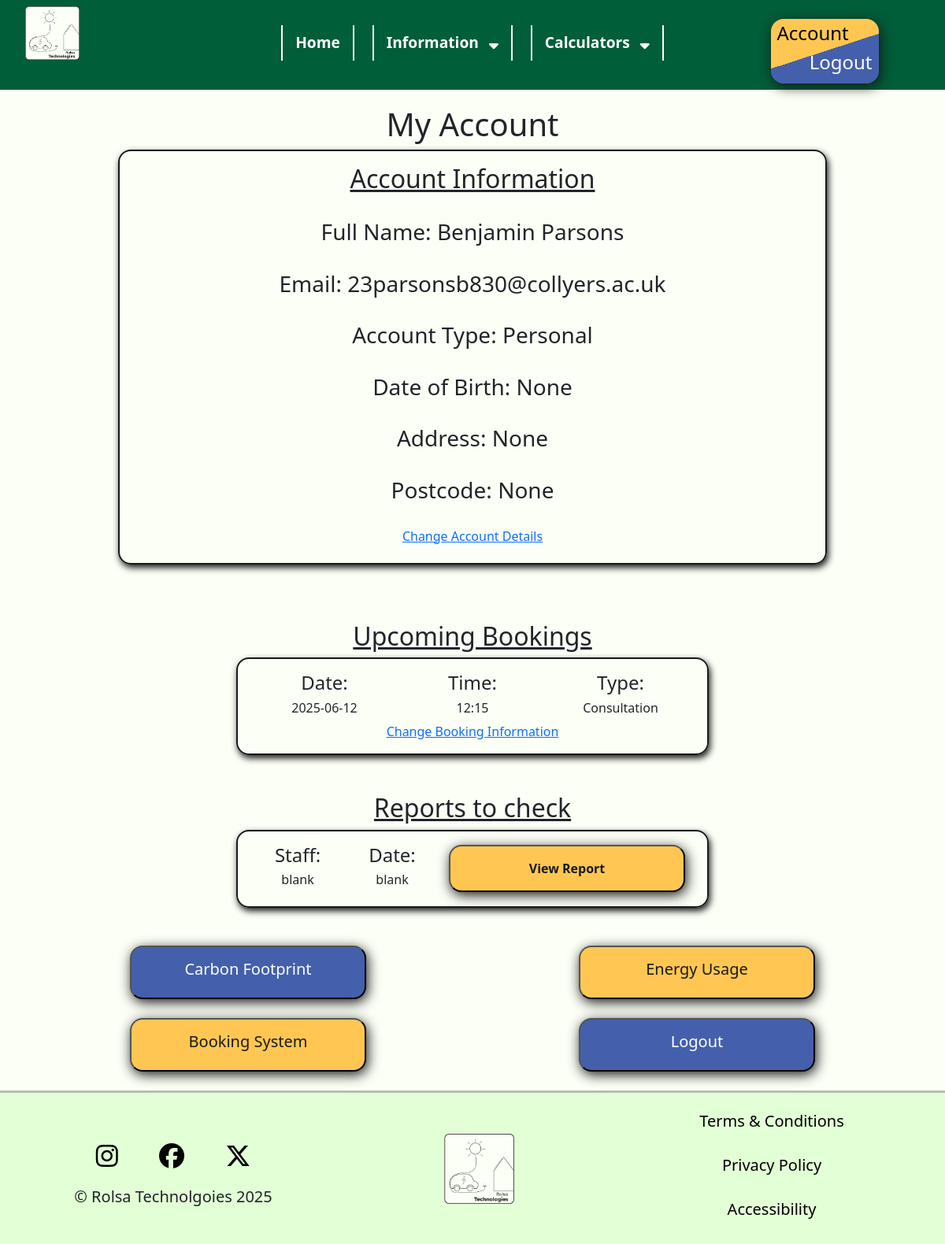
The page /account (signed in) on the database its author committed.
### tables this page shows
CREATE TABLE Personal(
    AccountID INTEGER NOT NULL,
    FullName VARCHAR(255) NOT NULL,
    DateOfBirth DATE,
    Address TEXT,
    Postcode VARCHAR(8),
    FOREIGN KEY (AccountID) REFERENCES Account(AccountID)
);

CREATE TABLE Account (
    AccountID INTEGER NOT NULL,
    Email BOOLEAN DEFAULT 1,
    Password VARCHAR(255) NOT NULL,
    AccountTypeID INTEGER DEFAULT 1,
    PRIMARY KEY (AccountID),
    FOREIGN KEY (AccountTypeID) REFERENCES AccountType(AccountTypeID)
);

CREATE TABLE AccountType (
    AccountTypeID INTEGER NOT NULL,
    Type VARCHAR(25) NOT NULL,
    PRIMARY KEY (AccountTypeID)
);

CREATE TABLE Booking (
    BookingID INTEGER NOT NULL,
    BookingTypeID INTEGER NOT NULL,
    MadeDateTime DATETIME NOT NULL,
    ForDateTime DATETIME NOT NULL,
    AccountID INTEGER NOT NULL,
    PaymentStatusID INTEGER,
    PaymentReference VARCHAR(255),
    PRIMARY KEY (BookingID),
    FOREIGN KEY (BookingTypeID) REFERENCES BookingType(BookingTypeID),
    FOREIGN KEY (AccountID) REFERENCES Account(AccountID),
    FOREIGN KEY (PaymentStatusID) REFERENCES PaymentStatus(PaymentStatusID)
);

CREATE TABLE BookingType (
    BookingTypeID INTEGER NOT NULL,
    Title VARCHAR(25) NOT NULL,
    PRIMARY KEY (BookingTypeID)
);

### main.py (the view)
@app.route("/account")
def account():
    accountType = session.get('type', None)
    account = session.get('account', None)
    if account != None and accountType == 1 or accountType == 2:
        AccountInfomation, BookingsInformation = get.RetrieveInfo(account)
        return render_template("account.html", AccountInfomation = AccountInfomation, BookingsInformation = BookingsInformation)
    elif account != None and accountType == 3:
        return redirect("/admin")
    else:
        return redirect("/login")

### main.py (called while the page is built)
@app.context_processor
def inject_global_data():
    return {
        "account": session.get('account', None), #email address is considered as account
        "type": session.get('type', None) #staff is considered as staff
    }

### templates/account.html
{% extends "base.html" %}
{% block css %}
<link rel="stylesheet" href="{{ url_for('static', filename='css/account.css') }}">
{% endblock %}
{% block content %}
<h1>My Account</h1>
<div class="infobox">
    <center>
        <h2>Account Information</h2>
        <br>
        <h3>Full Name: {{ AccountInfomation.FullName}}</h3><br>
        <h3>Email: {{ AccountInfomation.Email }}</h3><br>
        <h3>Account Type: {{ AccountInfomation.Type }} </h3><br>
        <h3>Date of Birth: {{ AccountInfomation.DateofBirth }}</h3><br>
        <h3>Address: {{ AccountInfomation.Address }}</h3><br>
        <h3>Postcode: {{ AccountInfomation.Postcode }}</h3><br>
        <h6><a href="">Change Account Details</a></h6>
    </center>
</div><br><br><br>
<h2>Upcoming Bookings</h2>
{% for times, booking in BookingsInformation.items() %}
<div class="bookingbox">
    <div class="container text-center">
        <div class="row align-items-center">
          <div class="col">
            <h4>Date:</h4>
            <h6>{{ booking.Date }}</h6>
          </div>
          <div class="col">
            <h4>Time:</h4>
            <h6>{{ booking.Time }}</h6>
          </div>
          <div class="col">
            <h4>Type:</h4>
            <h6>{{ booking.Type }}</h6>
          </div>
        </div>
    </div>
    <center>
    <a href="">Change Booking Information</a></center>
</div>
<br><br>
{% endfor %}
<h2>Reports to check</h2>
<div class="bookingbox">
    <div class="container text-center">
        <div class="row align-items-center">
          <div class="col">
            <h4>Staff:</h4>
            <h6>blank</h6>
          </div>
          <div class="col">
            <h4>Date:</h4>
            <h6>blank</h6>
          </div>
          <div class="col">
            <button id="YellowButton"><strong>View Report</strong></button>
          </div>
        </div>
    </div>
</div>
<br><br>
<div class="container text-center">
    <div class="row align-items-center">
        <div class="col">
            <button id="BlueButton"><h5>Carbon Footprint</h5></button>
        </div>
        <div class="col">
            <button id="YellowButton"><h5>Energy Usage</h5></button>
        </div>
    </div>
</div>
<br>
<div class="container text-center">
    <div class="row align-items-start">
        <div class="col">
            <button id="YellowButton" onclick="window.location.href='{{ url_for('consultation')}}'"><h5>Booking System</h5></button>
        </div>
        <div class="col">
            <button id="BlueButton" onclick="window.location.href='/logout'"><h5>Logout</h5></button>
        </div>
    </div>
</div>
<br>
{% endblock%}

### templates/base.html (shortened to what this page needs)
<!DOCTYPE html>
<html lang="en">
<head>
    <link rel="stylesheet" href="{{ url_for('static', filename='css/general.css') }}">
    {% block css %}{% endblock %}
    <link href="https://cdn.jsdelivr.net/npm/bootstrap@5.3.3/dist/css/bootstrap.min.css" rel="stylesheet">
</head>
<body>
<nav>
    <div class="row">
        <div class="col-sm-3"><a href="{{ url_for('index')}}"><img src="{{ url_for('static', filename='images/Logo.png')}}" id="logo" alt="Rolsa Technologies Logo"></a></div>
        <div class="col-sm-6">
            <div class="top">
            <ul>
                <li><a href="{{ url_for('index')}}">Home</a></li>
                <li>Information <span><i class="fa fa-sort-down"></i></span>
                </li>
                <li>Calculators <span><i class="fa fa-sort-down"></i></span>
                </li>
            </ul>
        </div>
        </div>
        <div  class="col-sm-3">
            <center>
                {% if account %}
                <div id="buttonbox">
                    <h4 id="left"><a href="{{ url_for('account')}}">Account</a></h4>
                    <h4 id="right"><a href="{{ url_for('logout')}}">Logout</a></h4>
                </div>
                {% else %}
                <div id="buttonbox">
                    <h4 id="left"><a href="{{ url_for('login')}}">Login</a></h4>
                    <h4 id="right"><a href="{{ url_for('register')}}">Register</a></h4>
                </div>
                {% endif %}
            </center>
        </div>
    </div>
</nav>
{% block content %}{% endblock %}
<footer>
    <div class="container text-center">
        <div class="row align-items-center">
          <div class="col">
            <a href=""><i class="fa-brands fa-instagram"></i></a>
            <a href=""><i class="fa-brands fa-facebook"></i></a>
            <a href=""><i class="fa-brands fa-x-twitter"></i></a>
            <br>
            <h5>&copy; Rolsa Technolgoies 2025</h5>
          </div>
          <div class="col">
            <a href="{{ url_for('index')}}"><img src="{{ url_for('static', filename='images/Logo.png')}}" id="logo" alt="Rolsa Technologies Logo"></a>
          </div>
          <div class="col">
                <br>
                <h5><a href="">Terms & Conditions</a></h5><br>
                <h5><a href="">Privacy Policy</a></h5><br>
                <h5><a href="">Accessibility</a></h5><br>
          </div>
        </div>
      </div>
</footer>
</body>
</html>

### static/css/general.css (style rules this page uses)
body { font-family: "Lexend", sans-serif; margin: 0; padding: 0; background-color: #FCFFF6 !important; color: #191919; }
h1 { text-align: center; margin-bottom: 1.5vh; }
h2 { text-align: center; text-decoration: underline; margin-top: 2vh; margin-bottom: 1vh; }
nav { background-color: #005E39; width: 100%; padding: 1vh 2vh; margin-bottom: 2.5vh; }
nav ul { list-style-type: none; padding: 0; display: flex; justify-content: center; flex-wrap: wrap; position: relative; z-index: 10; color: white; }
nav ul li { display: inline-block; margin: 0.5vh 2%; font-size: larger; font-weight: bolder; border-right: 2px solid white; border-left: 2px solid white; padding: 1vh 2vh; position: relative; }
span { margin-left: 1vh; }
nav a { color: white; text-decoration: none; }
#buttonbox { background: rgb(68,96,172); background: linear-gradient(-18deg, rgba(68,96,172,1) 50%, rgba(255,199,82,1) 50%); width: 50%; padding: 0.5vh 1vh; border-radius: 2vh; margin-top: 2vh; box-shadow: 0.25vh 0.5vh 2vh #191919; }
#buttonbox #left { text-align: left; }
#buttonbox h4#left a { color: black; }
#buttonbox #right { text-align: right; }
#logo { width:25%; margin-left: 2vh; }
footer { background-color: #E2FFD6; border-top: 3px solid #b7beb4; }
footer i { font-size: xx-large; margin: 3vh; color: black; }
footer a { color: black; text-decoration: none; }
.top { margin-top: 2.5vh; }
#BlueButton { background-color: #4460AC; color: white; padding: 2vh 4vh; border-radius: 2vh; min-width: 300px; max-width: 95%; box-shadow: 0.25vh 0.5vh 2vh #191919; transition: 0.25s; }
#YellowButton { background-color: #FFC752; color: #191919; padding: 2vh 4vh; border-radius: 2vh; min-width: 300px; max-width: 95%; box-shadow: 0.25vh 0.5vh 2vh #191919; transition: 0.25s; }

### static/css/account.css (style rules this page uses)
.infobox { width: 75%; margin-left: auto; margin-right: auto; padding: 2vh; border: 2px solid #191919; border-radius: 2vh; box-shadow: 0.25vh 0.5vh 1vh #191919; }
.bookingbox { width: 50%; margin-left: auto; margin-right: auto; padding: 2vh; border: 2px solid #191919; border-radius: 2vh; box-shadow: 0.25vh 0.5vh 1vh #191919; }

### rows shown on the page
Personal: FullName "Benjamin Parsons"
Account: Email "23parsonsb830@collyers.ac.uk"
AccountType: Type "Personal"
Booking: DateofBirth "None", Address "None", Postcode "None"
BookingType: Type "Consultation"

### other values the page prints
{{ booking.Date }} "2025-06-12"
{{ booking.Time }} "12:15"
